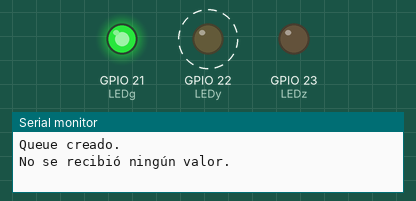
Simulated run of this sketch. Board: ESP32. Parts: output pins drawn as LEDs (lit = HIGH), the last lines printed to the serial monitor. Dashed ring = blinking.

Above: at 0.2 s.
At 10.3 s:
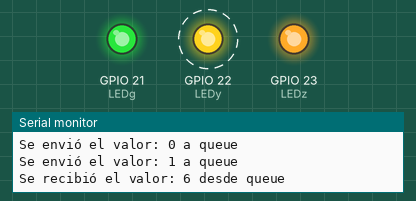
Timing chart, 0 to 11.1 s (numbered marks = the images above):
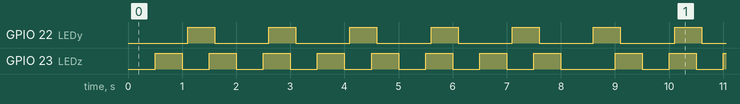

The sketch:

Queues_FreeRTOS.ino
```cpp
/*
  * Facuno N Koloswki, octubre 2023 *
  Las colas (o queues) se utilizan para el envío ordenado de datos desde una tarea hacia otra. De modo
  que una tarea A coloca hasta n datos (del mismo tipo, por ejemplo: n enteros, valor estático en tiempo de ejecución)
  a cola (queue) de la que la tarea B extrae datos para su uso. Los datos se agrupan como una pila FIFO donde la tarea B los va sacando
  y procesando, es decir que se trata de que cada tarea opera asíncronicamente con la otra.
  Por ejemplo, tarea A hace de muestreador, tarea B hace FFT de las muestras.
  Este codigo va a usar una cola de enteros, a medida que se mande un dato a TaskB se enciende el LEDz y cada vez que
  TaskB lee ese dato enciende LEDy. Por otro lado, LEDg indica que el programa está funcionando.
*/
//********************************
//****Inclusiones****

//***Deefiniciones***
#define LEDz GPIO_NUM_23
#define LEDy GPIO_NUM_22
#define LEDg GPIO_NUM_21
#define delayz 500
#define memoria 2048 // bits de RAM para cada tarea
#define QUEUE_LENGTH 20 // tamaño de la cola


//********************************
//***Declaraciones de las tarea***
TaskHandle_t a;   //identificador de tarea
TaskHandle_t b;       //identificador de tarea
QueueHandle_t queue;
void crearTareas(void);
void crearQueues(void);
void TaskA(void* pvParameters);//tarea
void TaskB(void* pvParameters);    //tares
//********************************
//******Definición del setup******
void setup() {
  Serial.begin(9600);
  pinMode(LEDz,OUTPUT);  //configura el pin LEDz como salida
  digitalWrite(LEDz,LOW);//inicializa el pin en LOW
  pinMode(LEDy,OUTPUT);  //configura el pin LEDy como salida
  digitalWrite(LEDy,LOW);//inicializa el pin en LOW
  pinMode(LEDg,OUTPUT);  //configura el pin LEDg como salida
  digitalWrite(LEDg,LOW);//inicializa el pin en LOW
  //*******************************
  //**Creaciones de las tareas y queues**
  crearTareas();
  crearQueues();
}

//********************************
//******Definición del main*******
void loop() {
}

//********************************
//******Definición de Tasks*******
void TaskA(void* pvParameters){
  while(1){
    for(size_t i=0;i<8;i++){
      vTaskDelay(pdMS_TO_TICKS(delayz));
      gpio_set_level(LEDz,1);

      if (!xQueueSend(queue, &i, pdMS_TO_TICKS(100))) {
        Serial.println("Error al enviar dato.");
      }
      else {
        Serial.println("Se envió el valor: " + String(i) + " a queue");
      }

      vTaskDelay(pdMS_TO_TICKS(delayz));
      gpio_set_level(LEDz,0);
    }
    vTaskDelay(pdMS_TO_TICKS(delayz));//delay aconsejado para no reventar la cola
  }

}
void TaskB(void* pvParameters){
  int valor_recibido=0;
  while(1){
    if(!xQueueReceive(queue,&valor_recibido,pdMS_TO_TICKS(100))){
      Serial.println("No se recibió ningún valor.");
      }
    else{
      vTaskDelay(pdMS_TO_TICKS(delayz));
      gpio_set_level(LEDy,1);
      Serial.println("Se recibió el valor: " + String(valor_recibido) + " desde queue");
      vTaskDelay(pdMS_TO_TICKS(delayz));
      gpio_set_level(LEDy,0);
      }
      vTaskDelay(pdMS_TO_TICKS(delayz));
  }
}

//**Funciones del Setup**
void crearTareas(void){
  xTaskCreatePinnedToCore(TaskA, /*función de la tarea*/
            "a",                 /*nombre de la tareas*/
            memoria,             /*cantidad de memoria para la tarea */
            NULL,                /*parámetros de la tarea*/
            0,                   /*prioridad de la tarea*/
            &a,                  /*identidicador de la tarea*/
            0);                  /*identificador de núcleo*/

  xTaskCreatePinnedToCore(TaskB, /*función de la tarea*/
          "b",                   /*nombre de la tareas*/
          memoria,               /*cantidad de memoria para la tarea */
          NULL,                  /*parámetros de la tarea*/
          1,                     /*prioridad de la tarea*/
          &b,                    /*identidicador de la tarea*/
          1);                    /*identificador de núcleo*/
}

void crearQueues(void){
  queue = xQueueCreate(QUEUE_LENGTH, sizeof(uint32_t));//se crea una cola de QUEUE_LENGTH elementos de
    if (queue == NULL) {
    Serial.println("Error al crear la cola. Permanecerá en bucle.");
    while(1){/***/}
    }
    else{
      Serial.println("Queue creado.");
      gpio_set_level(LEDg,1);
    }
}
```

Measured:
- by itself, GPIO 22 (LEDy): alternates HIGH for 0.50 s and LOW for 1.0 s
- by itself, GPIO 23 (LEDz): moves between LOW and HIGH, repeating every 8.5 s
